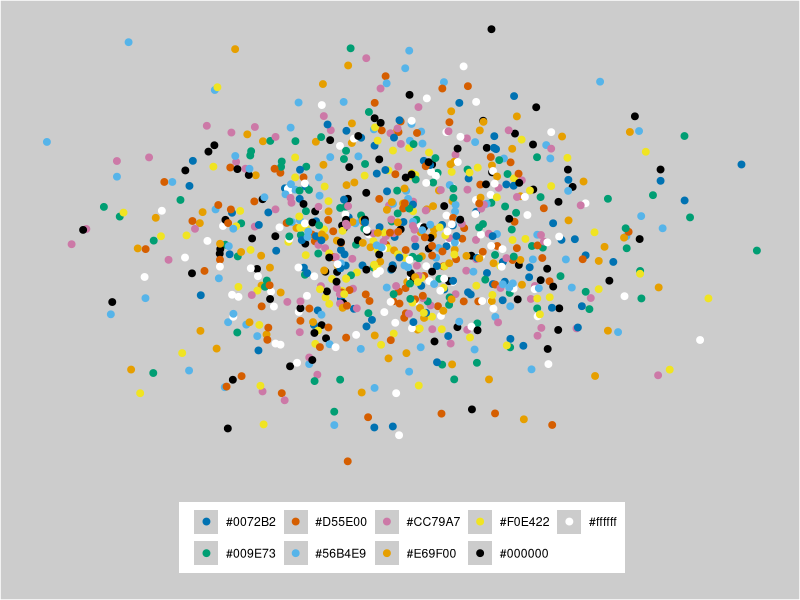
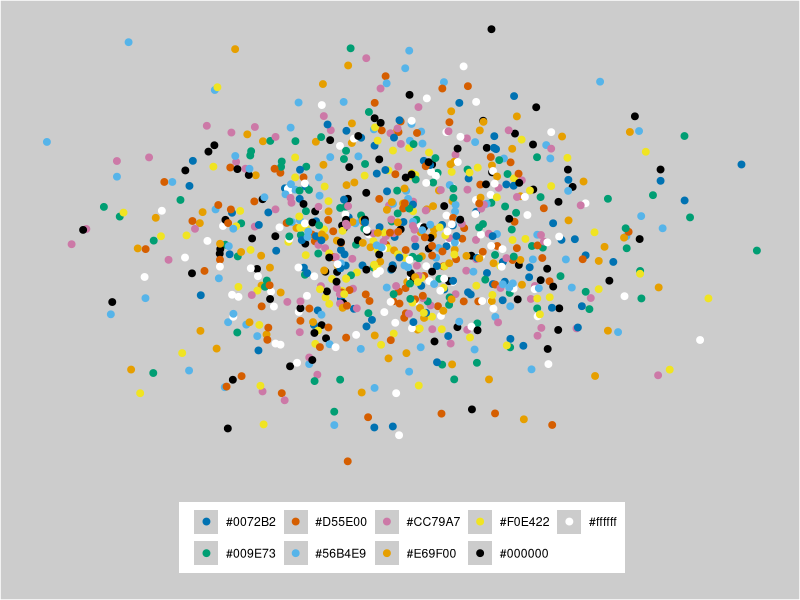

These figures' R source, in order:
# Color palette for the colorblind
# Source: http://jfly.iam.u-tokyo.ac.jp/html/manuals/pdf/color_blind.pdf
# Colors for inclusion

pa_blue <- "#0072B2"          # RGB{0,114,178}
pa_green <- "#009E73"         # RGB{0,158,115}
pa_orange <- "#D55E00"        # RGB{230,159,0}
pa_lightblue <- "#56B4E9"     # RGB{86,180,233}
pa_pink <- "#CC79A7"          # RGB{204,121,167}
pa_lightorange <- "#E69F00"   # RGB{230,159,0}
pa_yellow <- "#F0E422"        # RGB{240,228,66}
pa_black <- "#000000"         # RGB{0,0,0}
pa_white <- "#ffffff"         # RGB{255,255,255}

colorblind <- c(pa_blue,
                pa_green,
                pa_orange,
                pa_lightblue,
                pa_pink,
                pa_lightorange,
                pa_yellow,
                pa_black,
                pa_white)

x <- rnorm(900,0,2)
y <- rnorm(900,0,2)
z <- rep(1:9,100)
df <- data.frame(x=x,y=y,z=z)
df$z <- factor(df$z, labels=c("#0072B2",
                              "#009E73",
                              "#D55E00",
                              "#56B4E9",
                              "#CC79A7",
                              "#E69F00",
                              "#F0E422",
                              "#000000",
                              "#ffffff"))

library(ggplot2)
p <- ggplot(df, aes(x,y,colour=z))
p + geom_point(size=2) +
  scale_x_continuous(name="") +
  scale_y_continuous(name="") +
  scale_colour_manual(values=colorblind, name="") +
  theme(legend.position="bottom",
        axis.text=element_blank(),
        axis.title=element_blank(),
        axis.ticks=element_blank(),
        plot.background=element_rect(fill="gray80"),
        panel.background=element_rect(fill="gray80"),
        panel.grid.major=element_blank(),
        panel.grid.minor=element_blank()) + 
  labs(caption="")
  ggsave("colorblind_burst.pdf", width=6, height=6)
